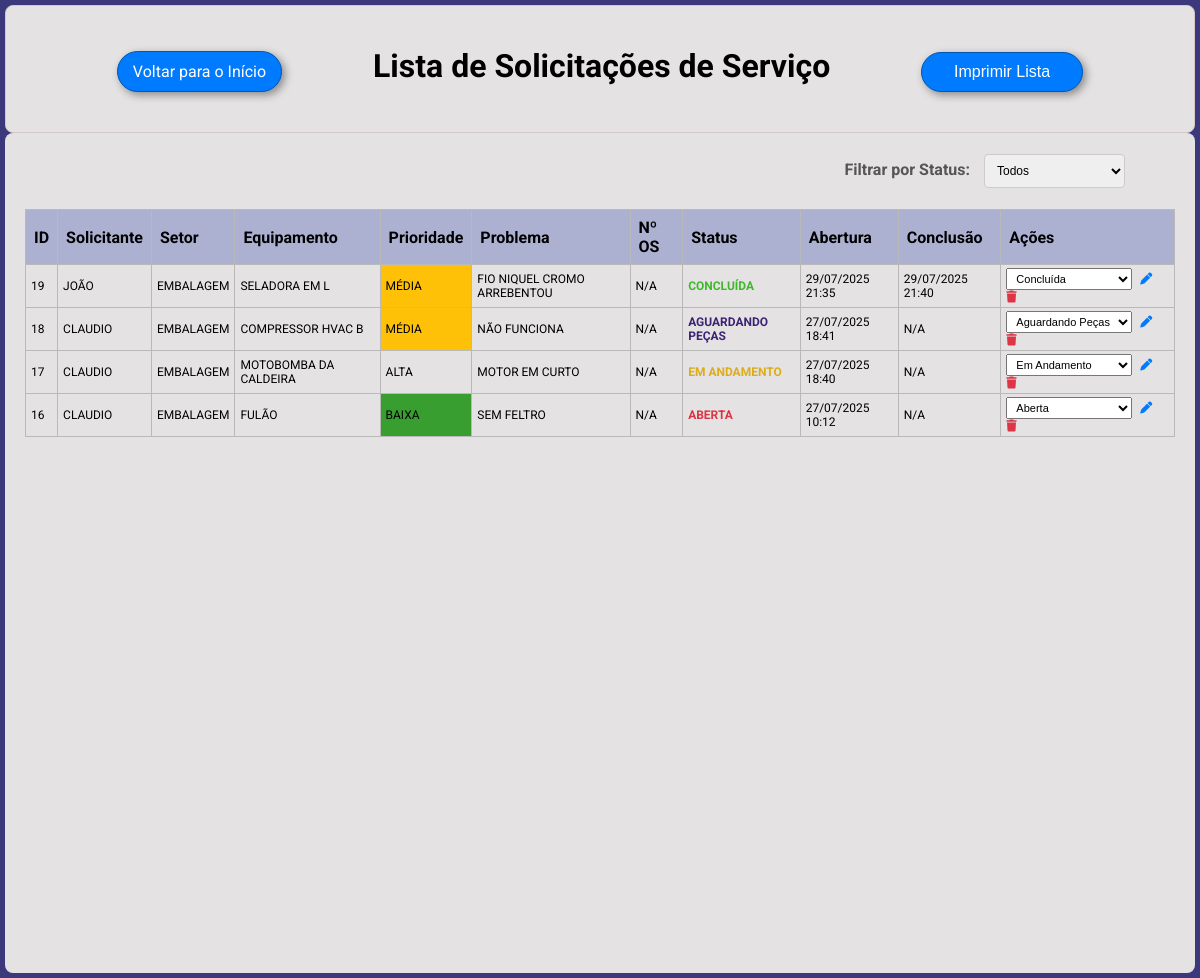
Page /lista_os.php on the committed database.
### tables this page shows
CREATE TABLE `ordens_servico` (
  `id` int(11) NOT NULL,
  `numero_os_manual` varchar(50) DEFAULT NULL,
  `cliente` varchar(255) NOT NULL,
  `equipamento` varchar(255) NOT NULL,
  `descricao_problema` text NOT NULL,
  `status` enum('Aberta','Em Andamento','Aguardando Peças','Concluída','Cancelada') DEFAULT 'Aberta',
  `data_abertura` datetime DEFAULT current_timestamp(),
  `data_conclusao` datetime DEFAULT NULL,
  `setor` varchar(255) NOT NULL DEFAULT '',
  `prioridade` varchar(50) NOT NULL DEFAULT 'BAIXA'
);

### lista_os.php (the view, shortened to what this page needs)
<?php
include 'conexao.php';
$sql_select = "SELECT id, numero_os_manual, cliente, setor, equipamento, prioridade, descricao_problema, status, data_abertura, data_conclusao FROM ordens_servico";
$sql_select .= " ORDER BY data_abertura DESC, FIELD(prioridade, 'URGENTE', 'MÉDIA', 'BAIXA')";
$result = $conn->query($sql_select);
?>
<!DOCTYPE html>
<html lang="pt-BR">
<head>
    <link rel="stylesheet" href="https://cdnjs.cloudflare.com/ajax/libs/font-awesome/6.5.2/css/all.min.css">
</head>
<body>
    <div class="main-content">
        <div class="container-top">
            <div class="button-h1">
                <a href="index.php" class="back-button">Voltar para o Início</a>
            </div>
            <h1>Lista de Solicitações de Serviço</h1>
            <button onclick="imprimirTabela()" class="print-list-button">Imprimir Lista</button>
        </div>
        <div class="container">
            <form action="" method="get" class="filtro-form">
                <label for="status_filtro">Filtrar por Status:</label>
                <select name="status_filtro" id="status_filtro" onchange="this.form.submit()">
                    <option value="">Todos</option>
                </select>
            </form>
            <?php if ($result->num_rows > 0): ?>
                <div class="table-wrapper">
                    <table id="tabela-os">
                        <thead>
                            <tr>
                                <th>ID</th>
                                <th>Solicitante</th>
                                <th>Setor</th>
                                <th>Equipamento</th>
                                <th>Prioridade</th>
                                <th>Problema</th>
                                <th>Nº OS</th>
                                <th>Status</th>
                                <th>Abertura</th>
                                <th>Conclusão</th>
                                <th>Ações</th>
                            </tr>
                        </thead>
                        <tbody>
                            <?php while ($row = $result->fetch_assoc()): ?>
                                <?php
                                $prioridade_class = '';
                                switch (strtoupper($row['prioridade'])) {
                                    case 'BAIXA':
                                        $prioridade_class = 'prioridade-baixa';
                                        break;
                                    case 'MÉDIA':
                                        $prioridade_class = 'prioridade-media';
                                        break;
                                    default:
                                        $prioridade_class = '';
                                        break;
                                }
                                ?>
                                <tr>
                                    <td><?php echo $row['id']; ?></td>
                                    <td><?php echo htmlspecialchars($row['cliente']); ?></td>
                                    <td><?php echo htmlspecialchars($row['setor'] ?? 'N/A'); ?></td>
                                    <td><?php echo htmlspecialchars($row['equipamento']); ?></td>
                                    <td class="<?php echo $prioridade_class; ?>">
                                        <?php echo htmlspecialchars($row['prioridade'] ?? 'N/A'); ?>
                                    </td>
                                    <td><?php echo htmlspecialchars($row['descricao_problema']); ?></td>
                                    <td><?php echo htmlspecialchars($row['numero_os_manual'] ?? 'N/A'); ?></td>
                                    <td class="status-<?php echo strtolower(str_replace(' ', '-', $row['status'])); ?>">
                                        <?php echo $row['status']; ?>
                                    </td>
                                    <td><?php echo date('d/m/Y H:i', strtotime($row['data_abertura'])); ?></td>
                                    <td>
                                        <?php echo $row['data_conclusao'] ? date('d/m/Y H:i', strtotime($row['data_conclusao'])) : 'N/A'; ?>
                                    </td>
                                    <td class="acoes">
                                        <form action="processar_os.php" method="POST"
                                            style="display:inline-block; margin-right: 5px;">
                                            <select name="novo_status" onchange="this.form.submit()">
                                                <option value="Aberta" <?php echo ($row['status'] == 'Aberta') ? 'selected' : ''; ?>>
                                                    Aberta</option>
                                                <option value="Em Andamento" <?php echo ($row['status'] == 'Em Andamento') ? 'selected' : ''; ?>>Em
                                                    Andamento</option>
                                                <option value="Aguardando Peças" <?php echo ($row['status'] == 'Aguardando Peças') ? 'selected' : ''; ?>>
                                                    Aguardando Peças</option>
                                                <option value="Concluída" <?php echo ($row['status'] == 'Concluída') ? 'selected' : ''; ?>>Concluída
                                                </option>
                                            </select>
                                        </form>
                                        <a href="editar_os.php?id=<?php echo $row['id']; ?>" title="Editar"><i
                                                class="fa-solid fa-pen"></i></a>
                                        <a href="processar_os.php?acao=excluir&id=<?php echo $row['id']; ?>" class="delete-btn"
                                            onclick="return confirm('Tem certeza que deseja excluir esta Ordem de Serviço?');"
                                            title="Excluir"><i class="fa-solid fa-trash"></i></a>
                                    </td>
                                </tr>
                            <?php endwhile; ?>
                        </tbody>
                    </table>
                </div>
            <?php else: ?>
                <p>Nenhuma solicitação de serviço registrada ainda.</p>
            <?php endif; ?>
        </div>
    </div>
</body>
</html>

### lista_os.php (style rules this page uses)
body { font-family: "Roboto", sans-serif; margin: 0; background-color: #3b387bff; }
.main-content { padding: 5px; }
.container-top { display:flex; align-items:baseline; justify-content:space-evenly; max-width: 100vw; background: #e4e2e2ff; padding: 20px; border-radius: 8px; border: 1px solid #d4c7c7ff; }
.container { max-width: 100vw; height: 100vh; margin: auto; background: #e4e2e2ff; padding: 20px; border-radius: 8px; }
.table-wrapper { overflow-x: auto; overflow-y: auto; max-height: 65vh; }
h1 { text-align: center; color: #000000; }
button { background-color: #2e802aff; color: white; padding: 10px 15px; border: 1px solid #114b0eff; border-radius: 4px; cursor: pointer; font-size: 16px; box-shadow: 3px 3px 8px rgba(0, 0, 0, 0.4); }
.button-h1 { display: flex; align-items: center; flex-wrap: wrap; gap: 250px; }
table { width: 100%; border-collapse: collapse; margin-top: 20px; font-family: "Roboto", sans-serif; }
th, td { border: 1px solid #b9b9b9ff; padding: 8px; text-align: left; }
th { background-color: #acb1d2ff; }
tbody td { font-size: 12px; vertical-align: middle; padding: 3px 5px; text-transform: uppercase; }
.status-aberta { color: #dc3545; font-weight: bold; }
.status-em-andamento { color: #deac15ff; font-weight: bold; }
.status-concluída { color: #40b82bff; font-weight: bold; }
.status-aguardando-peças { color: #3c2374ff; font-weight: bold; }
.acoes select[name="novo_status"] { font-size: 11px; padding: 3px 5px; }
.acoes a { margin-right: 10px; text-decoration: none; color: #007bff; }
.acoes .delete-btn { color: #dc3545; }
.back-button { background-color: #007bff; color: white; padding: 10px 15px; border: 1px solid #0056b3; border-radius: 30px; cursor: pointer; font-size: 16px; box-shadow: 3px 3px 8px rgba(0, 0, 0, 0.4); text-decoration: none; display: inline-block; margin-top: 20px; }
.fa-pen { color: #007bff; }
.fa-trash { color: #dc3545; }
.prioridade-baixa { background-color: #389e2fff; color: #000000; }
.prioridade-media { background-color: #ffc107; color: #000000; }
.filtro-form { margin-top: 1px; margin-bottom: 1px; margin-right: 50px; text-align: right; }
.filtro-form label { font-weight: bold; color: #555; margin-right: 10px; }
.filtro-form select { padding: 8px; border-radius: 4px; border: 1px solid #ccc; font-size: 12px; }
.print-list-button { background-color: #007bff; color: white; padding: 10px 32px; border: 1px solid #0056b3; border-radius: 30px; cursor: pointer; font-size: 16px; box-shadow: 3px 3px 8px rgba(0, 0, 0, 0.4); margin-bottom: 20px; }

### rows in the picture
ordens_servico: id "19", cliente "JOÃO", setor "EMBALAGEM", equipamento "SELADORA EM L", prioridade "MÉDIA", descricao_problema "FIO NIQUEL CROMO ARREBENTOU", numero_os_manual "N/A", status "CONCLUÍDA", data_abertura "29/07/2025 21:35", data_conclusao "29/07/2025 21:40", novo_status "Concluída"
ordens_servico: id "18", cliente "CLAUDIO", setor "EMBALAGEM", equipamento "COMPRESSOR HVAC B", prioridade "MÉDIA", descricao_problema "NÃO FUNCIONA", numero_os_manual "N/A", status "AGUARDANDO PEÇAS", data_abertura "27/07/2025 18:41", novo_status "Aguardando Peças"
ordens_servico: id "17", cliente "CLAUDIO", setor "EMBALAGEM", equipamento "MOTOBOMBA DA CALDEIRA", prioridade "ALTA", descricao_problema "MOTOR EM CURTO", numero_os_manual "N/A", status "EM ANDAMENTO", data_abertura "27/07/2025 18:40", novo_status "Em Andamento"
ordens_servico: id "16", cliente "CLAUDIO", setor "EMBALAGEM", equipamento "FULÃO", prioridade "BAIXA", descricao_problema "SEM FELTRO", numero_os_manual "N/A", status "ABERTA", data_abertura "27/07/2025 10:12", novo_status "Aberta"
